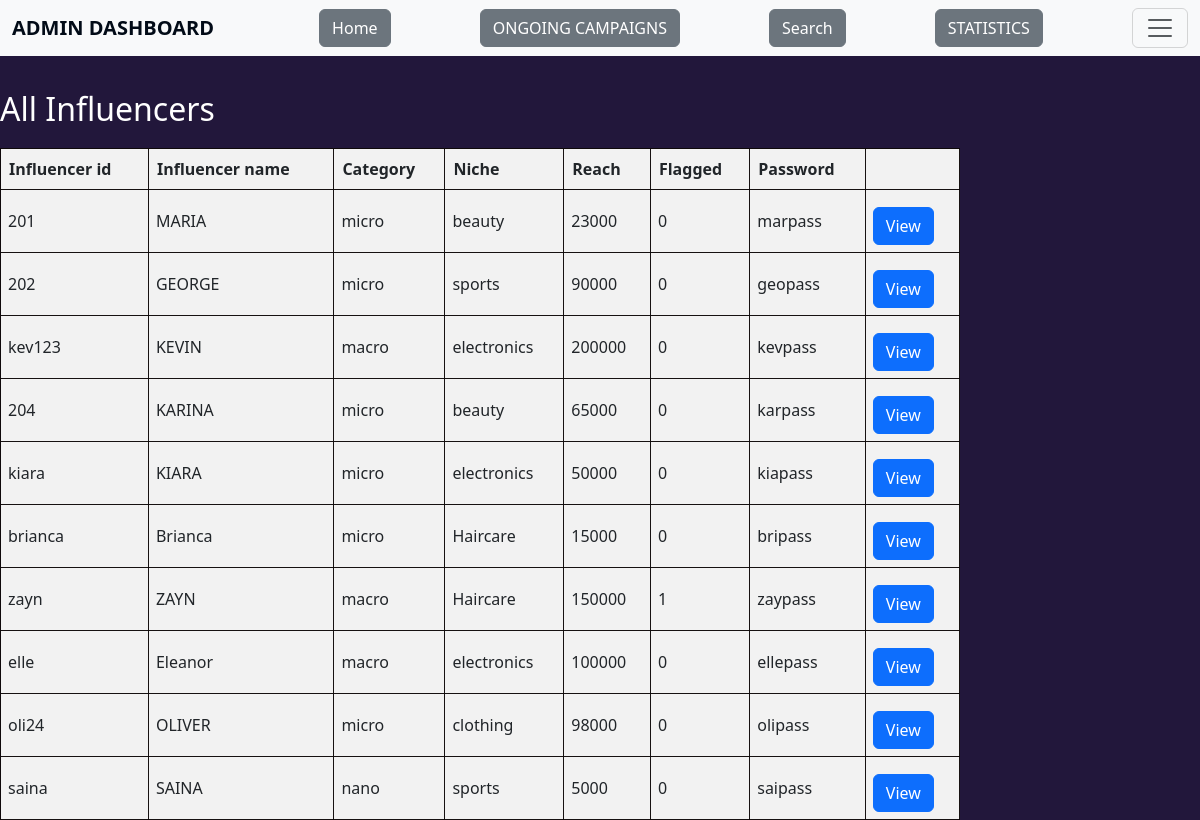
/influencers, run on the app's committed database.
### application/models.py (models this page shows, shortened)
class Influencer(db.Model):
    __tablename__="influencer"
    inf_id=db.Column(db.String,primary_key=True,nullable=False)
    inf_name=db.Column(db.String)
    inf_password=db.Column(db.String,nullable=False)
    inf_category=db.Column(db.String,nullable=False)
    inf_niche=db.Column(db.String,nullable=False)
    inf_reach=db.Column(db.Integer,nullable=False)
    flagged=db.Column(db.Integer, default=0)
    rating=db.Column(db.Numeric(1,1),default=0)
    inf_num_rating=db.Column(db.Integer, default=0)
    inf_total_rating=db.Column(db.Numeric, default=0)
    inf_req=db.relationship('Adrequest',cascade='all, delete-orphan')

### application/controllers.py (the view)
@app.route("/influencers",methods=["GET"])
def influencers():
    inf=Influencer.query.all()
    return render_template('influencers.html',inf=inf)

### templates/influencers.html (shortened to what this page needs)
<!DOCTYPE html>
<html lang="en">
<head>
    <link href="https://cdn.jsdelivr.net/npm/bootstrap@5.3.3/dist/css/bootstrap.min.css" rel="stylesheet">
</head>
<nav class="navbar bg-body-tertiary fixed-top">
    <div class="container-fluid">
        <a class="navbar-brand" href="/">ADMIN DASHBOARD</a>
        <a href="/admin_dashboard"><button class="btn btn-secondary">Home</button></a>
        <a href="/ongoing_camp"><button class="btn btn-secondary">ONGOING CAMPAIGNS</button></a>
        <a href="{{url_for('adminsearch', search_type='common')}}"><button class="btn btn-secondary">Search</button></a>
        <a href="/admin_summary"><button class="btn btn-secondary">STATISTICS</button></a>
        <button class="navbar-toggler" type="button" data-bs-toggle="offcanvas" data-bs-target="#offcanvasNavbar" aria-controls="offcanvasNavbar" aria-label="Toggle navigation">
            <span class="navbar-toggler-icon"></span>
        </button>
    </div>
  </nav>
    <h2 class="white">All Influencers</h2>
    <table id="all-Influencers">
        <tr>
            <th>Influencer id</th>
            <th>Influencer name</th>
            <th>Category</th>
            <th>Niche</th>
            <th>Reach</th>
            <th>Flagged</th>
            <th>Password</th>
            <th></th>
        </tr>
        {%for i in inf%}
            <tr>
                <td>{{i.inf_id}}</td>
                <td>{{i.inf_name}}</td>
                <td>{{i.inf_category}}</td>
                <td>{{i.inf_niche}}</td>
                <td>{{i.inf_reach}}</td>
                <td>{{i.flagged}}</td>
                <td>{{i.inf_password}}</td>
                <td><a href="{{url_for('inf_details', inf_id=i.inf_id) }}" class="btn btn-primary" type="button">View</a></td>
            </tr>
        {%endfor%}
    </table>
</body>
</html>

### templates/influencers.html (style rules this page uses)
.white { color:white }
h1, h2 { margin-top: 20px; }
table { margin-top: 20px; }
.navbar-brand { font-weight: bold; }
.navbar, .offcanvas-header, .offcanvas-body { background-color: #f0f2ec; }
.navbar-brand, .nav-link, .offcanvas-title { color: #020b17; }
.btn-primary, .btn-outline-success { margin-top: 10px; }
table { width: 80%; border-collapse: collapse; margin-top: 20px; }
th { background-color: #f2f2f2; border: 1px solid #0e0909f5; padding: 8px; text-align: left; }
td { background-color: #f2f2f2; border: 1px solid #0e0909f5; padding: 7px; }

### data on the page
Influencer: inf_id "201", inf_name "MARIA", inf_category "micro", inf_niche "beauty", inf_reach "23000", flagged "0", inf_password "marpass"
Influencer: inf_id "202", inf_name "GEORGE", inf_category "micro", inf_niche "sports", inf_reach "90000", flagged "0", inf_password "geopass"
Influencer: inf_id "kev123", inf_name "KEVIN", inf_category "macro", inf_niche "electronics", inf_reach "200000", flagged "0", inf_password "kevpass"
Influencer: inf_id "204", inf_name "KARINA", inf_category "micro", inf_niche "beauty", inf_reach "65000", flagged "0", inf_password "karpass"
Influencer: inf_id "kiara", inf_name "KIARA", inf_category "micro", inf_niche "electronics", inf_reach "50000", flagged "0", inf_password "kiapass"
Influencer: inf_id "brianca", inf_name "Brianca", inf_category "micro", inf_niche "Haircare", inf_reach "15000", flagged "0", inf_password "bripass"
Influencer: inf_id "zayn", inf_name "ZAYN", inf_category "macro", inf_niche "Haircare", inf_reach "150000", flagged "1", inf_password "zaypass"
Influencer: inf_id "elle", inf_name "Eleanor", inf_category "macro", inf_niche "electronics", inf_reach "100000", flagged "0", inf_password "ellepass"
Influencer: inf_id "oli24", inf_name "OLIVER", inf_category "micro", inf_niche "clothing", inf_reach "98000", flagged "0", inf_password "olipass"
Influencer: inf_id "saina", inf_name "SAINA", inf_category "nano", inf_niche "sports", inf_reach "5000", flagged "0", inf_password "saipass"
